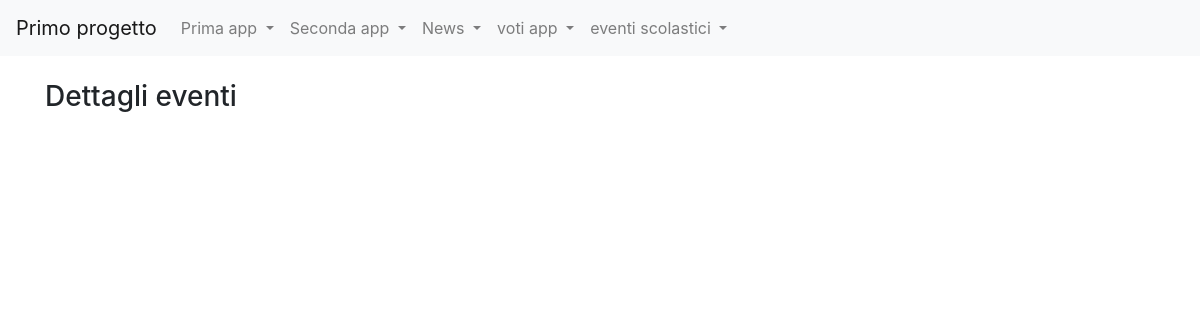
Before: /eventi_scolastici/view_b_eventi with the older database file.
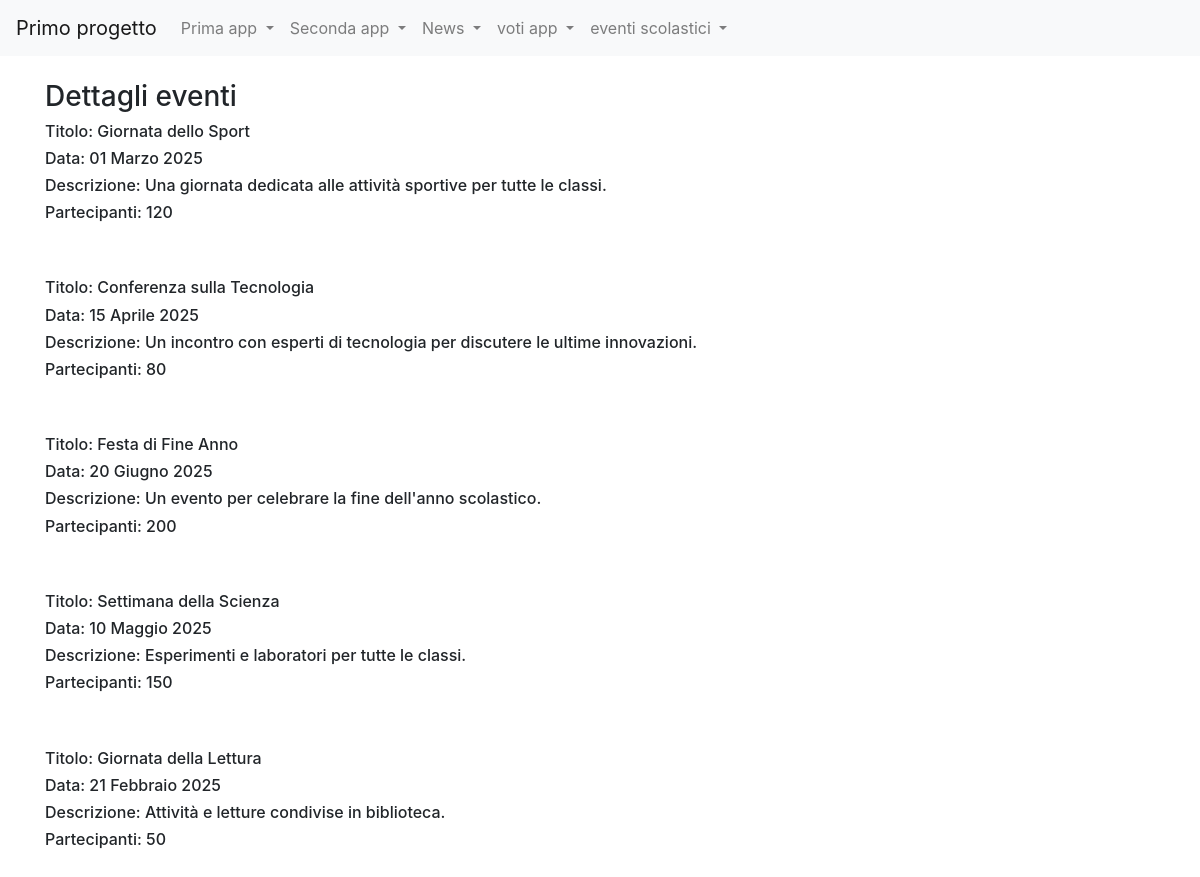
After: the same page with the newer database file.
### eventi_scolastici/models.py (models this page shows, shortened)
class Evento(models.Model):
    titolo=models.CharField(max_length=40)
    data=models.DateField(blank=True)
    descrizione=models.TextField()
    partecipanti= models.IntegerField(default=0,blank=True)
    class Meta:
        verbose_name="Evento"
        verbose_name_plural="Eventi"

### eventi_scolastici/views.py (the view)
# urls.py: path("view_b_eventi", views.view_b_eventi, name="view_b_eventi"),
def view_b_eventi(request):
    eventi=Evento.objects.all()
    return render(request, "view_b_eventi.html", context={
        'eventi':eventi
    })

### eventi_scolastici/templates/view_b_eventi.html (shortened to what this page needs)
{% extends "base.html"%}
{%block content%}
    <h3>Dettagli eventi</h1>
        {% for evento in eventi %}
            <h6>Titolo: {{ evento.titolo }}</h6>
            <h6>Data: {{ evento.data }}</h6>
            <h6>Descrizione: {{ evento.descrizione }}</h6>
            <h6>Partecipanti: {{ evento.partecipanti }}</h6><br><br>
        {% endfor %}
{%endblock content%}

### templates/base.html (shortened to what this page needs)
<!doctype html>
{% load static %}
<html lang="en">
  <head>
    <link rel="stylesheet" href="https://cdn.jsdelivr.net/npm/bootstrap@4.5.3/dist/css/bootstrap.min.css">
  </head>
  <body>
    <nav class="navbar navbar-expand-lg navbar-light bg-light">
        <a class="navbar-brand" href="#">Primo progetto</a>
        <div class="collapse navbar-collapse" id="navbarSupportedContent">
          <ul class="navbar-nav mr-auto">
            <li class="nav-item dropdown">
              <a class="nav-link dropdown-toggle" href="#" id="navbarDropdown" role="button" data-toggle="dropdown" aria-haspopup="true" aria-expanded="false">
                Prima app
              </a>
            </li>
            <li class="nav-item dropdown">
                <a class="nav-link dropdown-toggle" href="#" id="navbarDropdown" role="button" data-toggle="dropdown" aria-haspopup="true" aria-expanded="false">
                  Seconda app
                </a>
              </li>
              <li class="nav-item dropdown">
                <a class="nav-link dropdown-toggle" href="#" id="navbarDropdown" role="button" data-toggle="dropdown" aria-haspopup="true" aria-expanded="false">
                  News
                </a>
                <div class="dropdown-menu" aria-labelledby="navbarDropdown">
                <li class="nav-item dropdown">
                  <a class="nav-link dropdown-toggle" href="#" id="navbarDropdown" role="button" data-toggle="dropdown" aria-haspopup="true" aria-expanded="false">
                    voti app
                  </a>
              </li>
                <li class="nav-item dropdown">
                  <a class="nav-link dropdown-toggle" href="#" id="navbarDropdown" role="button" data-toggle="dropdown" aria-haspopup="true" aria-expanded="false">
                    eventi scolastici
                  </a>
              </li>
          </ul>
        </div>
      </nav>
      <div class="container my-4">
        {%block content%}
        {%endblock content%}
  </body>
</html>

Changed rows visible on the page:
added Evento: titolo "Giornata dello Sport", data "01 Marzo 2025", descrizione "Una giornata dedicata alle attività sportive per tutte le classi.", partecipanti "120"
added Evento: titolo "Conferenza sulla Tecnologia", data "15 Aprile 2025", descrizione "Un incontro con esperti di tecnologia per discutere le ultime innovazioni.", partecipanti "80"
added Evento: titolo "Festa di Fine Anno", data "20 Giugno 2025", descrizione "Un evento per celebrare la fine dell'anno scolastico.", partecipanti "200"
added Evento: titolo "Settimana della Scienza", data "10 Maggio 2025", descrizione "Esperimenti e laboratori per tutte le classi.", partecipanti "150"
added Evento: titolo "Giornata della Lettura", data "21 Febbraio 2025", descrizione "Attività e letture condivise in biblioteca.", partecipanti "50"
